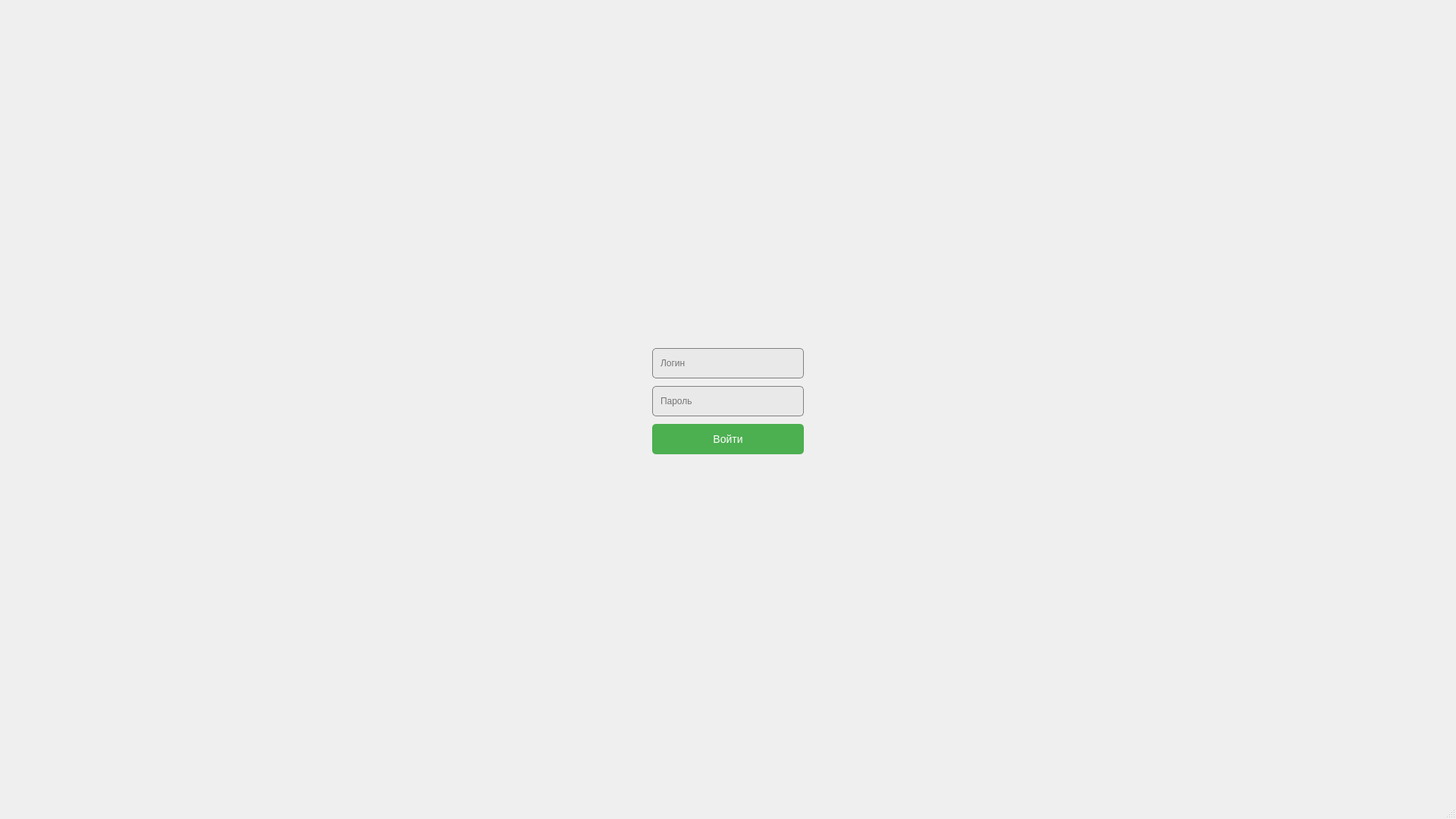
<?xml version="1.0" encoding="UTF-8"?>
<ui version="4.0">
 <class>LoginWindow</class>
 <widget class="QMainWindow" name="LoginWindow">
  <property name="geometry">
   <rect>
    <x>0</x>
    <y>0</y>
    <width>1920</width>
    <height>1080</height>
   </rect>
  </property>
  <property name="windowTitle">
   <string>MainWindow</string>
  </property>
  <widget class="QWidget" name="centralwidget">
   <layout class="QHBoxLayout" name="horizontalLayout">
    <item>
     <spacer name="horizontalSpacer_2">
      <property name="orientation">
       <enum>Qt::Horizontal</enum>
      </property>
      <property name="sizeType">
       <enum>QSizePolicy::MinimumExpanding</enum>
      </property>
      <property name="sizeHint" stdset="0">
       <size>
        <width>40</width>
        <height>20</height>
       </size>
      </property>
     </spacer>
    </item>
    <item>
     <layout class="QVBoxLayout" name="verticalLayout">
      <property name="spacing">
       <number>10</number>
      </property>
      <property name="sizeConstraint">
       <enum>QLayout::SetDefaultConstraint</enum>
      </property>
      <item>
       <spacer name="verticalSpacer">
        <property name="orientation">
         <enum>Qt::Vertical</enum>
        </property>
        <property name="sizeHint" stdset="0">
         <size>
          <width>20</width>
          <height>40</height>
         </size>
        </property>
       </spacer>
      </item>
      <item>
       <widget class="QLineEdit" name="LoginLine">
        <property name="sizePolicy">
         <sizepolicy hsizetype="Preferred" vsizetype="Fixed">
          <horstretch>0</horstretch>
          <verstretch>0</verstretch>
         </sizepolicy>
        </property>
        <property name="minimumSize">
         <size>
          <width>200</width>
          <height>40</height>
         </size>
        </property>
        <property name="styleSheet">
         <string notr="true">QLineEdit {
	font: 500 9pt &quot;Montserrat Medium&quot;;
   background: #e9e9e9;
	border-radius: 5px;
	padding: 8px;
	border: 1px solid gray;
}

QLineEdit:focus {
    border-color: #5fbaeb;
}
</string>
        </property>
        <property name="placeholderText">
         <string>Логин</string>
        </property>
       </widget>
      </item>
      <item>
       <widget class="QLineEdit" name="PasswordLine">
        <property name="sizePolicy">
         <sizepolicy hsizetype="Preferred" vsizetype="Fixed">
          <horstretch>0</horstretch>
          <verstretch>0</verstretch>
         </sizepolicy>
        </property>
        <property name="minimumSize">
         <size>
          <width>200</width>
          <height>40</height>
         </size>
        </property>
        <property name="styleSheet">
         <string notr="true">QLineEdit {
	font: 500 9pt &quot;Montserrat Medium&quot;;
   background: #e9e9e9;
	border-radius: 5px;
	padding: 8px;
	border: 1px solid gray;
}

QLineEdit:focus {
    border-color: #5fbaeb;
}
</string>
        </property>
        <property name="placeholderText">
         <string>Пароль</string>
        </property>
       </widget>
      </item>
      <item>
       <widget class="QPushButton" name="LoginButton">
        <property name="sizePolicy">
         <sizepolicy hsizetype="Preferred" vsizetype="Fixed">
          <horstretch>0</horstretch>
          <verstretch>0</verstretch>
         </sizepolicy>
        </property>
        <property name="minimumSize">
         <size>
          <width>200</width>
          <height>40</height>
         </size>
        </property>
        <property name="styleSheet">
         <string notr="true">QPushButton {
font: 500 14pt &quot;Montserrat Medium&quot;;
    background-color: #4CAF50; 
    color: white; 
    border: none;
    font-size: 14px;
    border-radius: 5px; 
}
QPushButton:hover {
    background-color: #45a049;
}
QPushButton:pressed {
    background-color: #357a38; 
}</string>
        </property>
        <property name="text">
         <string>Войти</string>
        </property>
       </widget>
      </item>
      <item>
       <spacer name="verticalSpacer_2">
        <property name="orientation">
         <enum>Qt::Vertical</enum>
        </property>
        <property name="sizeHint" stdset="0">
         <size>
          <width>20</width>
          <height>40</height>
         </size>
        </property>
       </spacer>
      </item>
     </layout>
    </item>
    <item>
     <spacer name="horizontalSpacer">
      <property name="orientation">
       <enum>Qt::Horizontal</enum>
      </property>
      <property name="sizeType">
       <enum>QSizePolicy::MinimumExpanding</enum>
      </property>
      <property name="sizeHint" stdset="0">
       <size>
        <width>40</width>
        <height>20</height>
       </size>
      </property>
     </spacer>
    </item>
   </layout>
  </widget>
  <widget class="QMenuBar" name="menubar">
   <property name="geometry">
    <rect>
     <x>0</x>
     <y>0</y>
     <width>1920</width>
     <height>17</height>
    </rect>
   </property>
  </widget>
  <widget class="QStatusBar" name="statusbar"/>
 </widget>
 <resources/>
 <connections/>
</ui>
